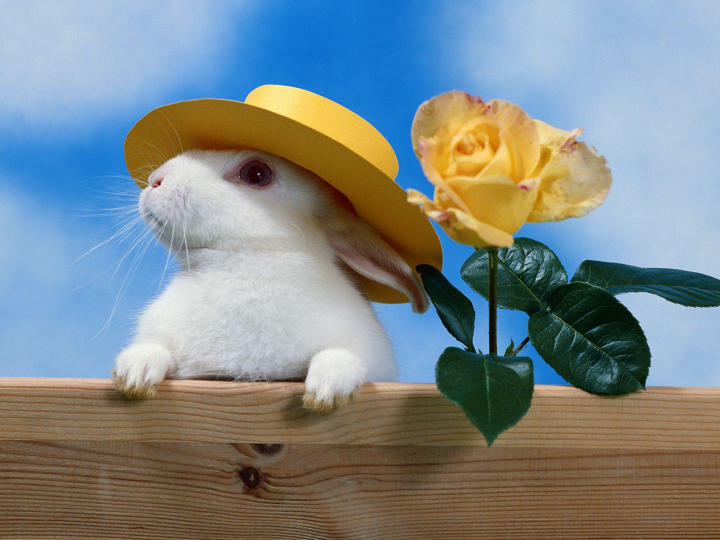
#> input picture new1.jpg, 1440 x 1080 px (shown at 1/2 size)
$ jupyter execute --allow-errors crop_and_swap.ipynb
#> lines starting #> are read from the running program, lines starting #| are printed output that depends on the picture
[cell 1]
#cropping some part of images and swapping it( task 4.2)
import cv2
# reading image 1
image1=cv2.imread("img2.jpg")
#reading image 2
image2=cv2.imread("new1.jpg")
#> image2 is the input picture: shape (1080, 1440, 3); mean B, G, R 138.2, 136.4, 126.5
# to open both photos
cv2.imshow("im_tom",image1)
cv2.imshow("im_jerry",image2)
cv2.waitKey()
cv2.destroyAllWindows()

#> (a cell that did not finish here is left out)

[cell 3]
#Crop nad swap part of image 2 to image 1
#cropping img 2
crop_img2= image2[500:920,300:1000]
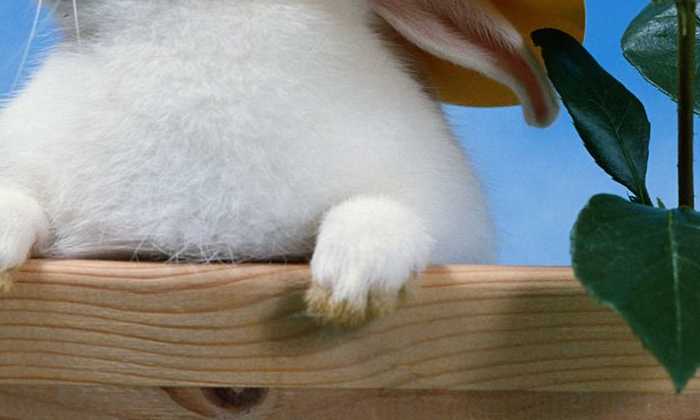
#> crop_img2: shape (420, 700, 3); mean B, G, R 128.2, 134.2, 132.9
#swapping cropped part of img1 to img2
#> (the rest of this cell did not finish here and is left out)
